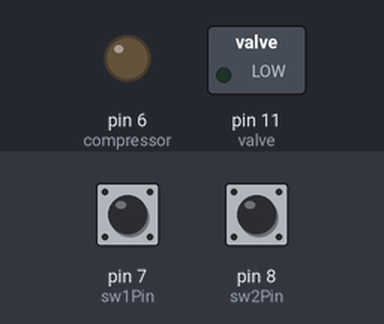
Simulated run of this sketch. Board: Arduino Uno, built with avr-gcc and run on an emulated ATmega328P. Parts: switched loads named in the sketch (green lamp = pin HIGH), output pins drawn as LEDs (lit = HIGH). The test bench sets the inputs (shaded band); at power-on: pin 7 (sw1Pin) HIGH, pin 8 (sw2Pin) HIGH. What the sketch prints to the serial monitor is not drawn.

Above: at 1.2 s.
1.3 s: pin 7 (sw1Pin) pulled LOW for 0.15 s
At 1.38 s:
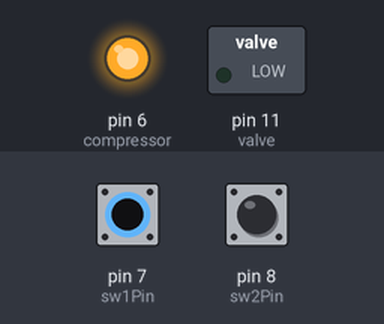
2.9 s: pin 8 (sw2Pin) pulled LOW for 0.15 s
At 2.98 s:
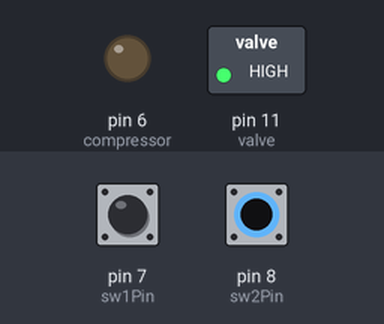
4.5 s: pin 7 (sw1Pin) pulled LOW for 1 s
At 6.6 s:
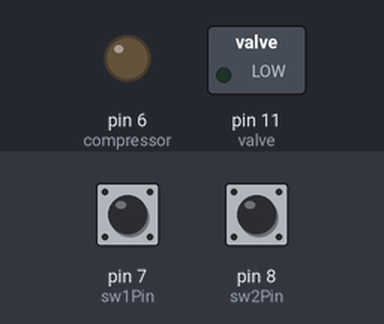
8.5 s: pin 8 (sw2Pin) pulled LOW for 3.2 s
At 9.9 s:
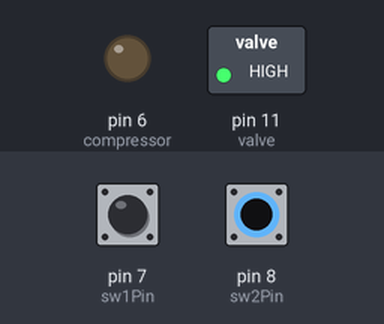
14.7 s: pin 8 (sw2Pin) pulled LOW for 1 s
At 16.7 s:
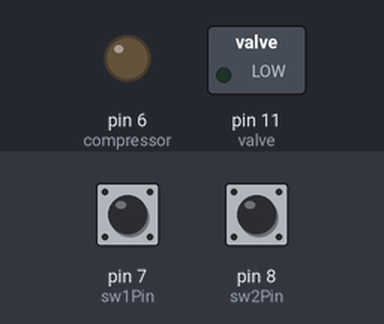
18.7 s: pin 7 (sw1Pin) pulled LOW for 3.2 s
At 20.1 s:
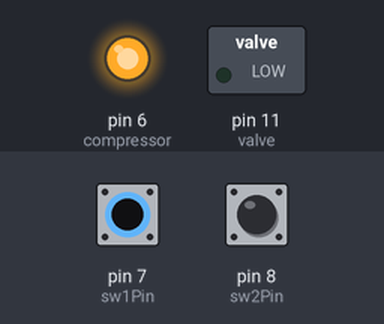
Timing chart, 0 to 23.4 s (numbered marks = the images above; inputs shaded):
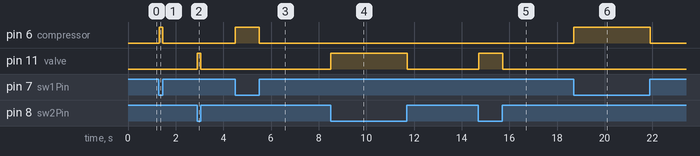

The sketch:

compressor_upd.ino
```cpp
const int sw1Pin = 7;
const int sw2Pin = 8;
const int compressor = 6;
const int valve = 11;

void setup() {
  pinMode(sw1Pin, INPUT_PULLUP);
  pinMode(sw2Pin, INPUT_PULLUP);
  pinMode(compressor, OUTPUT);
  pinMode(valve, OUTPUT);
  Serial.begin(9600);
}

void loop() {
  // put your main code here, to run repeatedly:
  int sw1State = digitalRead(sw1Pin); //Read the status of Switch1
  int sw2State = digitalRead(sw2Pin); //Read the status of Switch2

 if (sw1State == LOW) { //If switch1 is pressed
     inhaleAir();
  } else {
     if (sw2State == LOW) { //If switch2 is pressed
        exhaleAir();
     } else {   //NO SWITCHES pressed.
        stopAir();
     }
  }
}

void inhaleAir() {
  Serial.println("Inhale");
  digitalWrite(compressor, HIGH);
  digitalWrite(valve, LOW);

}

void exhaleAir() {
  Serial.println("exhale");
  digitalWrite(compressor, LOW);
  digitalWrite(valve, HIGH);
}

void stopAir() {
  Serial.println("stop");
  digitalWrite(compressor, LOW);
  digitalWrite(valve, LOW);
}
```

Measured:
- after the input at 1.3 s, pin 6 (compressor): LOW → HIGH at once, → LOW 0.15 s later
- after the input at 2.9 s, pin 11 (valve): LOW → HIGH at once, → LOW 0.15 s later
- after the input at 4.5 s, pin 6 (compressor): LOW → HIGH at once, → LOW 1.0 s later
- after the input at 8.5 s, pin 11 (valve): LOW → HIGH at once, → LOW 3.2 s later
- after the input at 14.7 s, pin 11 (valve): LOW → HIGH at once, → LOW 1.0 s later
- after the input at 18.7 s, pin 6 (compressor): LOW → HIGH at once, → LOW 3.2 s later
